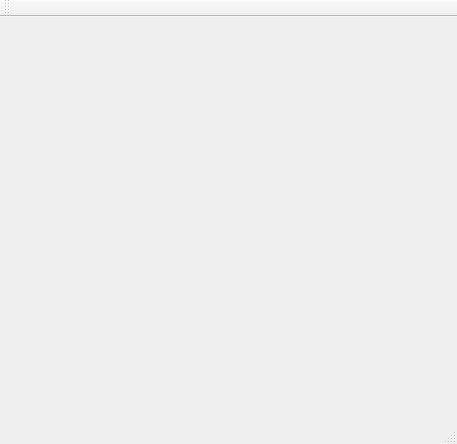
<?xml version="1.0" encoding="UTF-8"?>
<ui version="4.0">
 <class>QCS_MainWindow</class>
 <widget class="QMainWindow" name="QCS_MainWindow">
  <property name="geometry">
   <rect>
    <x>0</x>
    <y>0</y>
    <width>457</width>
    <height>444</height>
   </rect>
  </property>
  <property name="windowTitle">
   <string>QCS_MainWindow</string>
  </property>
  <widget class="QWidget" name="centralWidget"/>
  <widget class="QMenuBar" name="menuBar">
   <property name="geometry">
    <rect>
     <x>0</x>
     <y>0</y>
     <width>457</width>
     <height>28</height>
    </rect>
   </property>
  </widget>
  <widget class="QToolBar" name="mainToolBar">
   <attribute name="toolBarArea">
    <enum>TopToolBarArea</enum>
   </attribute>
   <attribute name="toolBarBreak">
    <bool>false</bool>
   </attribute>
  </widget>
  <widget class="QStatusBar" name="statusBar"/>
 </widget>
 <layoutdefault spacing="6" margin="11"/>
 <resources/>
 <connections/>
</ui>
